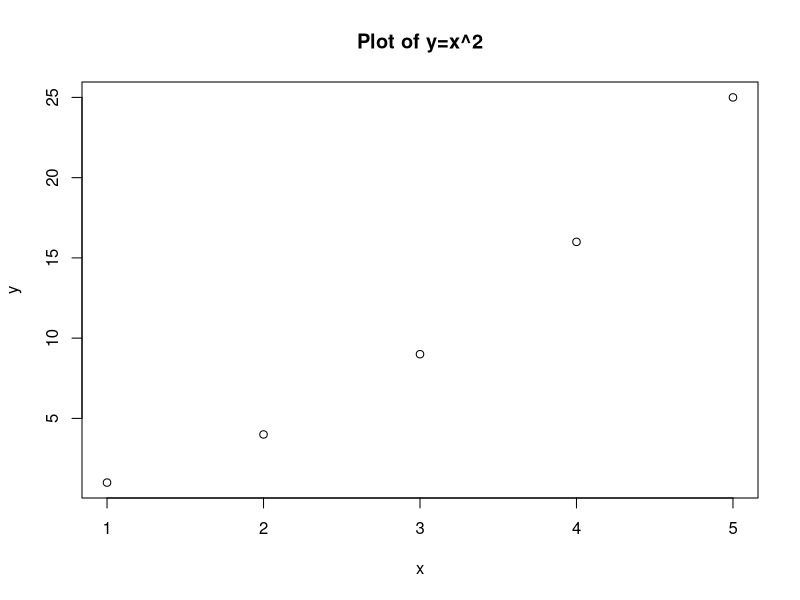
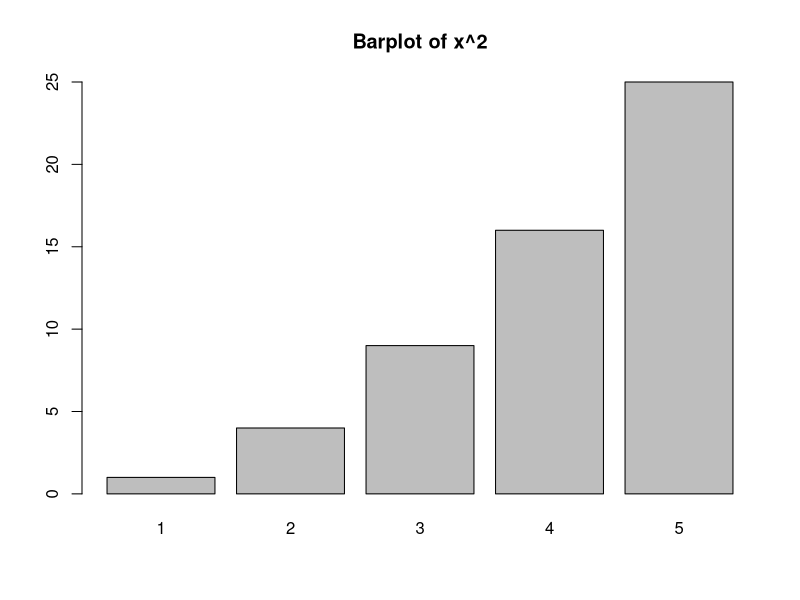
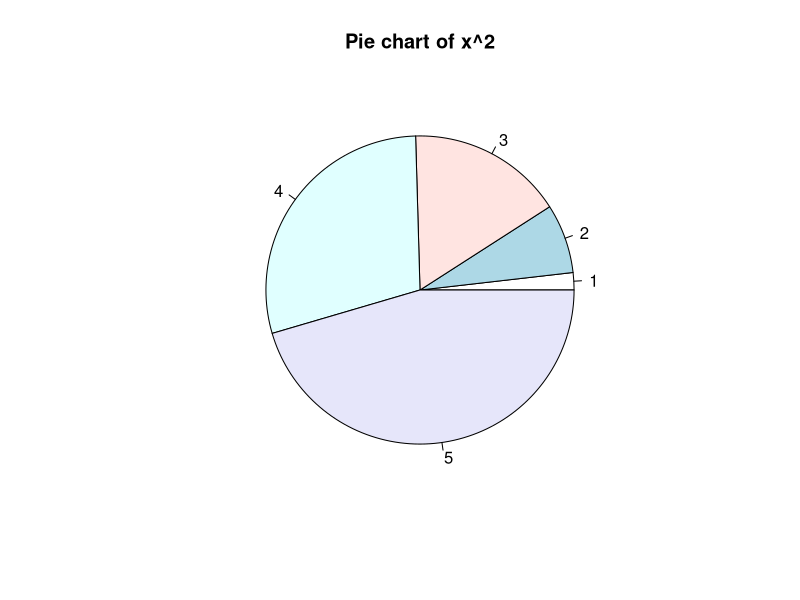

These figures' R source, in order:
# Experiment 1: Basics of R programming

# 1. Max and Min of a vector
vec <- c(5,10,15,20,25,30)
cat("Max:", max(vec), "\n")
cat("Min:", min(vec), "\n")

# 2. Factorial of a number
factorial_num <- function(n) {
  if (n < 0) stop("Error: Negative number")
  result <- 1
  for (i in 1:n) result <- result * i
  result
}
cat("Factorial of 5:", factorial_num(5), "\n")

# 3. Fibonacci sequence
fibonacci <- function(n) {
  fibs <- numeric(n)
  fibs[1] <- 0
  if (n >= 2) fibs[2] <- 1
  for (i in 3:n) fibs[i] <- fibs[i-1] + fibs[i-2]
  fibs
}
cat("First 10 Fibonacci:", fibonacci(10), "\n")

# 4. Simple calculator
calculator <- function(a, b, op) {
  switch(op, '+' = a+b, '-' = a-b, '*' = a*b,
         '/' = if(b==0) NA else a/b,
         stop("Invalid operation"))
}
cat("3+4=", calculator(3,4,"+"), "\n")

# 5. Basic plots
x <- 1:5; y <- x^2
plot(x, y, main="Plot of y=x^2")
barplot(y, names.arg=x, main="Barplot of x^2")
pie(y, labels=x, main="Pie chart of x^2")
